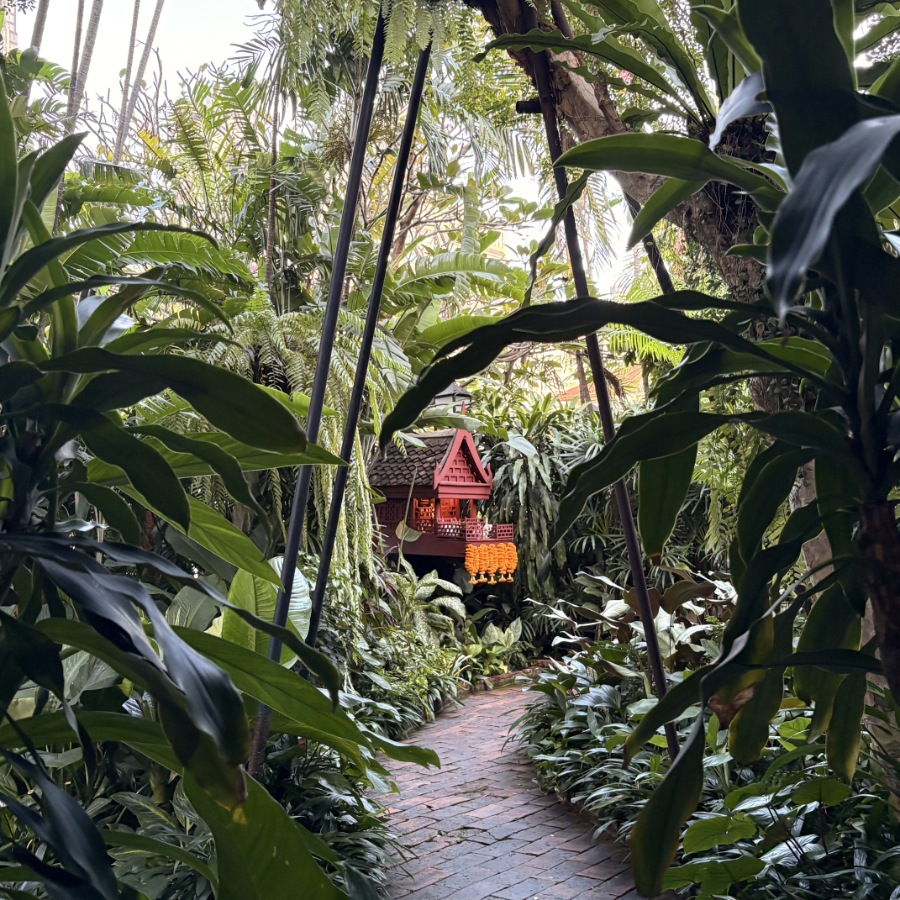
#> input picture tools/src/bangkok.png, 900 x 900 px
$ python import_images.py ../tools/src/bangkok.png
#> lines starting #> are read from the running program, lines starting #| are printed output that depends on the picture
### src146/rpc_reduce.py
#!/usr/bin/env python3
"""
Port of sketch_rpc_depth3_texture.pde to numpy, at panel resolution.

Same operation, same constants. This exists to (a) confirm the port is faithful
before any of it goes near the firmware, and (b) try out animation schemes
without a 20-second flash cycle in the loop.
"""

import numpy as np
from PIL import Image, ImageOps
from scipy.ndimage import uniform_filter1d

# ---- constants, straight out of the sketch ---------------------------------
Q_LOG_MAX, Q_LOG_MIN = 6.0, 1.0
SIGMA_MIN, SIGMA_MAX, SIGMA_GAMMA = 3.5, 35.0, 1.3
HUE_W_SAT, HUE_W_VAL = 0.08, 0.02
HUE_SIGMA_SCALE = 1.0
TEXTURE = 0.25
NOISE_SEED = 12345
REF_W = 900.0


def q_for_depth(d):
    e = Q_LOG_MAX - (Q_LOG_MAX - Q_LOG_MIN) * min(max(d, 0.0), 1.0)
    return max(1, int(round(2.0 ** e)))


def sigma_for_depth(d, W):
    s = SIGMA_MIN + (SIGMA_MAX - SIGMA_MIN) * (min(max(d, 0.0), 1.0) ** SIGMA_GAMMA)
    return s * (W / REF_W)


# ---- blur -------------------------------------------------------------------
def boxes_for_gauss(sigma, n=3):
    w_ideal = np.sqrt((12.0 * sigma * sigma / n) + 1.0)
    wl = int(np.floor(w_ideal))
    if wl % 2 == 0:
        wl -= 1
    wl = max(wl, 1)
    wu = wl + 2
    m_ideal = (12.0 * sigma * sigma - n * wl * wl - 4.0 * n * wl - 3.0 * n) / (-4.0 * wl - 4.0)
    m = int(round(m_ideal))
    return [wl if i < m else wu for i in range(n)]


def box_blur3(a, sigma):
    """Three box passes per axis, edges clamped. Same approximation the sketch
    uses, and the same one the device can afford (O(1) per pixel in sigma)."""
    if sigma <= 0:
        return a.copy()
    x = a.astype(np.float64, copy=True)
    for w in boxes_for_gauss(sigma):
        r = (w - 1) // 2
        if r < 1:
            continue
        x = uniform_filter1d(x, size=2 * r + 1, axis=1, mode="nearest")
        x = uniform_filter1d(x, size=2 * r + 1, axis=0, mode="nearest")
    return x


# ---- keys -------------------------------------------------------------------
def luminance(rgb):
    return 0.2126 * rgb[..., 0] + 0.7152 * rgb[..., 1] + 0.0722 * rgb[..., 2]


def _hsv(rgb):
    r, g, b = rgb[..., 0] / 255.0, rgb[..., 1] / 255.0, rgb[..., 2] / 255.0
    mx = np.maximum(r, np.maximum(g, b))
    mn = np.minimum(r, np.minimum(g, b))
    dl = mx - mn
    safe = np.where(dl == 0, 1.0, dl)
    hh = np.where(mx == r, ((g - b) / safe) / 6.0,
         np.where(mx == g, ((b - r) / safe + 2.0) / 6.0,
                           ((r - g) / safe + 4.0) / 6.0))
    hh = np.where(dl == 0, 0.0, hh)
    hh = np.where(hh < 0, hh + 1.0, hh)
    ss = np.where(mx == 0, 0.0, dl / np.where(mx == 0, 1.0, mx))
    return hh, ss, mx


def hue_term(rgb):
    hh, ss, vv = _hsv(rgb)
    t = hh + ss * HUE_W_SAT + vv * HUE_W_VAL
    return t / (1.0 + HUE_W_SAT + HUE_W_VAL)


def hue_field(rgb, sigma):
    """Hue averaged as a VECTOR, chroma-weighted. Averaging it as a number makes
    the mean of two deep reds come out cyan."""
    hh, ss, mx = _hsv(rgb)
    wgt = ss * mx
    ang = 2.0 * np.pi * hh
    cx = box_blur3(np.cos(ang) * wgt, sigma)
    sy = box_blur3(np.sin(ang) * wgt, sigma)
    a = np.arctan2(sy, cx)
    a = np.where(a < 0, a + 2.0 * np.pi, a)
    return a / (2.0 * np.pi)


def hash_noise(n, seed=NOISE_SEED):
    """The sketch's integer hash, so a stimulus regenerates bit-identically."""
    i = np.arange(n, dtype=np.uint64)
    x = i * np.uint64(0x9E3779B97F4A7C15) + np.uint64(seed) * np.uint64(0xBF58476D1CE4E5B9)
    x ^= x >> np.uint64(30); x *= np.uint64(0xBF58476D1CE4E5B9)
    x ^= x >> np.uint64(27); x *= np.uint64(0x94D049BB133111EB)
    x ^= x >> np.uint64(31)
    return ((x >> np.uint64(11)) & np.uint64(0xFFFFFF)).astype(np.float64) / 16777216.0


# ---- the operation ----------------------------------------------------------
def reduce(rgb, depth, texture=TEXTURE, field_extra=None, hue_extra=None, noise=None):
    """Depth-driven. Thin wrapper over reduce_qs."""
    return reduce_qs(rgb, q_for_depth(depth), sigma_for_depth(depth, rgb.shape[1]),
                     texture=texture, field_extra=field_extra, hue_extra=hue_extra,
                     noise=noise)


def reduce_qs(rgb, Q, sg, texture=TEXTURE, field_extra=None, hue_extra=None, noise=None):
    """One reduction. `field_extra` and `hue_extra` are the animation hooks:
    additive perturbations of the destination keys. Both leave the output an
    exact permutation of the input, because only the ORDER of destinations
    changes -- never the multiset of source pixels."""
    h, w = rgb.shape[:2]
    n = h * w

    lum = luminance(rgb)
    field = box_blur3(lum, sg)
    if field_extra is not None:
        field = field + field_extra

    ln = lum / 255.0
    if texture > 0:
        if noise is None:
            noise = hash_noise(n).reshape(h, w)
        ln = ln + texture * (noise - 0.5)
    # Q may be FRACTIONAL. floor(ln*Q) is well defined for a real Q -- it just
    # gives ceil(Q) bands, the last one narrower. At integer Q it reduces exactly
    # to the sketch. This is what makes the depth breath continuous: Q is
    # otherwise an integer and every step of it reshuffles the whole image.
    nb = int(np.ceil(Q - 1e-9))
    band = np.clip(np.floor(ln * Q).astype(np.int32), 0, nb - 1)

    skey = band + hue_term(rgb)
    src_idx = np.argsort(skey.ravel(), kind="stable")
    dst_idx = np.argsort(field.ravel(), kind="stable")

    # colour placement inside each band: keep the band's destination REGION
    # (defined by rank, so the depth ladder is untouched) but reorder the
    # positions in it by the blurred hue field, so colours gather into blobs.
    hf = hue_field(rgb, sg * HUE_SIGMA_SCALE)
    if hue_extra is not None:
        hf = np.mod(hf + hue_extra, 1.0)
    hfr = hf.ravel()
    counts = np.bincount(band.ravel(), minlength=nb)
    off = 0
    for k in range(nb):
        c = counts[k]
        if c > 1:
            sl = dst_idx[off:off + c]
            dst_idx[off:off + c] = sl[np.argsort(hfr[sl], kind="stable")]
        off += c

    out = np.empty((n, 3), dtype=np.uint8)
    out[dst_idx] = rgb.reshape(n, 3)[src_idx]
    return out.reshape(h, w, 3)


# ---- io ---------------------------------------------------------------------
# [15 lines left out: functions load_square, mask_disc, not called in this run]

### src146/import_images.py
#!/usr/bin/env python3
"""
Distil photographs into what the device renders from.

v0.3 stores ONE thing per photograph: the image itself, in RGB565, at panel
resolution. Nothing is summarised.

Earlier versions stored a 256-entry median-cut histogram, which was a mistake:
median cut allocates its boxes by pixel mass, so a small saturated accent (the
orange shrine in the Bangkok greenery) collapsed into one or two entries and
came out as a contour line instead of a region. Then v0.2 stored the whole
pixel list pre-sorted by luminance, which fixed the colour but only worked for
a GLOBAL permutation.

v0.3 permutes LOCALLY -- inside cells whose size grows with the reduction dial
-- so the sort has to happen on the device, per cell, per frame. That needs the
pixels in their original positions, not pre-sorted. Luminance is derived at load
time rather than stored: it is a pure function of the pixel.

Cost: 320*240*2 = 150 kB per photograph in flash. Six photographs, 900 kB.

Usage:  python3 tools/import_images.py tools/src/*.png > images.h
"""

import sys, os
from PIL import Image, ImageOps
import numpy as np
import rpc_reduce as R

W, H = 412, 412   # panel redondo Waveshare 1.46
PAL = 16

# --- miniaturas para la pantalla de las seis ---------------------------------
# La rejilla de la coleccion pintaba los seis campos REDUCIENDOLOS EN VIVO, seis
# veces por fotograma. Eso no es lento, es imposible: la pantalla se quedaba
# clavada. Y ademas no hace falta que sean el fotograma exacto -es una hoja de
# contactos, no el campo-, asi que se hornean aqui.
#
# Se hornea la REDUCCION, no la fotografia. Una miniatura sin reducir mentiria
# sobre lo que hay detras: enseñaria la foto que el aparato justamente no enseña.
#
# Tres peldanos, y en el aparato se elige el mas cercano a la profundidad que
# cada campo recuerda, para que la hoja de contactos diga tambien donde dejo
# cada campo quien lo miro.
# Cuadradas, porque en la rejilla se recortan en CIRCULO: la pantalla es un
# disco y los seis campos tambien deberian serlo.
# Un solo peldano, d = 0.80. Antes eran tres y se elegia el mas cercano a la
# profundidad recordada, pero eso hacia que la hoja de contactos cambiara de
# aspecto segun donde hubiera dejado cada cual el dial; para elegir campo lo que
# hace falta es que los seis se vean COMPARABLES entre si.
TH_W, TH_H = 68, 68
TH_DEPTHS = [0.80]
TH_TEXTURE = 0.10


def prepare(path):
    im = Image.open(path)
    im = ImageOps.exif_transpose(im).convert("RGB")
    # centre crop to the panel's aspect, then resize
    tw, th = W / H, im.width / im.height
    if th > tw:
        nw = int(im.height * tw)
        im = im.crop(((im.width - nw) // 2, 0, (im.width + nw) // 2, im.height))
    else:
        nh = int(im.width / tw)
        im = im.crop((0, (im.height - nh) // 2, im.width, (im.height + nh) // 2))
    return im.resize((W, H), Image.LANCZOS)


def palette_of(im):
    """16 colours, dark to light. ONLY for UI chrome -- bars, text, swatches.
    The field itself never touches this."""
    q = im.quantize(colors=PAL, method=Image.MEDIANCUT, dither=Image.NONE)
    raw = q.getpalette()[: PAL * 3]
    cols = [tuple(raw[i * 3 : i * 3 + 3]) for i in range(PAL)]
    cols.sort(key=lambda c: 0.2126 * c[0] + 0.7152 * c[1] + 0.0722 * c[2])
    return cols


def thumb_crop(path, w, h):
    """Recorte al aspecto de la celda, y a su tamano exacto: la reduccion se
    calcula al tamano en que se va a ver, no reescalada despues."""
    im = ImageOps.exif_transpose(Image.open(path)).convert("RGB")
    s = min(im.size)
    im = im.crop(((im.width - s) // 2, (im.height - s) // 2,
                  (im.width + s) // 2, (im.height + s) // 2))
    tw = w / h
    nh = im.height
    nw = int(nh * tw)
    if nw > im.width:
        nw = im.width
        nh = int(nw / tw)
    im = im.crop(((im.width - nw) // 2, (im.height - nh) // 2,
                  (im.width + nw) // 2, (im.height + nh) // 2))
    return np.asarray(im.resize((w, h), Image.LANCZOS), dtype=np.uint8)


def thumbs_of(path):
    """Un peldano por profundidad, con la MISMA operacion que corre en la placa."""
    src = thumb_crop(path, TH_W, TH_H)
    out = []
    for d in TH_DEPTHS:
        red = R.reduce(src, d, texture=TH_TEXTURE)
        a = red.astype(np.uint16)
        r, g, b = a[..., 0], a[..., 1], a[..., 2]
        out.append((((r >> 3) << 11) | ((g >> 2) << 5) | (b >> 3)).reshape(-1))
    return np.concatenate(out)


def rgb565_of(im):
    a = np.asarray(im, dtype=np.uint16)
    r, g, b = a[..., 0], a[..., 1], a[..., 2]
    return (((r >> 3) << 11) | ((g >> 2) << 5) | (b >> 3)).reshape(-1)


def emit(paths):
    names = [os.path.splitext(os.path.basename(p))[0] for p in paths]
    out = []
    out.append("// GENERATED by tools/import_images.py - do not edit by hand.")
    out.append("// Each field is the photograph itself, %dx%d, RGB565." % (W, H))
    out.append("#pragma once")
    out.append("#include <stdint.h>")
    out.append("")
    out.append("#define IMG_W %d" % W)
    out.append("#define IMG_H %d" % H)
    out.append("#define IMG_COUNT %d" % len(paths))
    out.append("")
    out.append("// Miniaturas de la hoja de contactos: la REDUCCION horneada, no la foto.")
    out.append("#define IMG_TH_W %d" % TH_W)
    out.append("#define IMG_TH_H %d" % TH_H)
    out.append("#define IMG_TH_LEVELS %d" % len(TH_DEPTHS))
    out.append("static const float IMG_TH_DEPTH[IMG_TH_LEVELS] = { %s };"
               % ", ".join("%.2ff" % d for d in TH_DEPTHS))
    out.append("")
    out.append("// Las fotografias se DEFINEN una sola vez, en la unidad de compilacion")
    out.append("// que define IMAGES_DEFINE (field.cpp). En las demas solo se declaran.")
    out.append("// Con `static const` cada .cpp que incluia esto se llevaba su propia")
    out.append("// copia: 2 MB de fotos ocupaban 4 MB de flash y el binario no cabia.")
    out.append("struct ImgField { const uint32_t *pal; const uint16_t *rgb;")
    out.append("                  const uint16_t *thumb; const char *source; };")
    out.append("#ifdef IMAGES_DEFINE")
    out.append("#define IMG_DEF")
    out.append("#else")
    out.append("#define IMG_DEF extern")
    out.append("#endif")
    out.append("")

    for name, path in zip(names, paths):
        im = prepare(path)
#> in prepare, im is the input picture: PIL image 900x900 RGB; mean R, G, B 87.4, 91, 75.4
        cols = palette_of(im)
#> in palette_of, `q = im.quantize(colors=PAL, method=Image.MEDIANCUT, dither=Image.NONE)`:
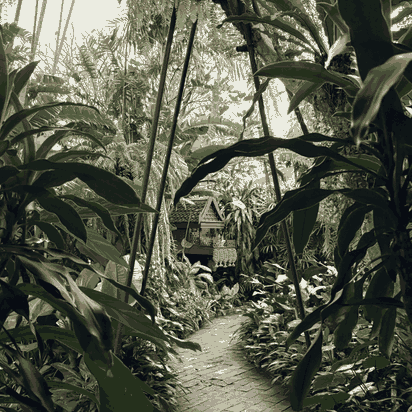
#> q: PIL image 412x412 P; mean R, G, B 86.6, 90.3, 74.8
#> in palette_of, `raw = q.getpalette()[: PAL * 3]`: raw = 48 values, max 236 at index 1, min 8 at index 45, mean 82.79
#> in palette_of, `cols = [tuple(raw[i * 3 : i * 3 + 3]) for i in range(PAL)]`: cols = [(235, 236, 225), (191, 190, 166), (168, 163, 144), (141, 147, 114), (128, 122, 98), (103, 107, 80), (85, 94, 65), (71, 77, 55), (64, 62, 50), (48, 54, 38), (37, 48, 28), (33, 35, 30), (23, 32, 25), (18, 25, 24), (14, 21, 22), (8, 12, 18)]
#> cols = [(8, 12, 18), (14, 21, 22), (18, 25, 24), (23, 32, 25), (33, 35, 30), (37, 48, 28), (48, 54, 38), (64, 62, 50), (71, 77, 55), (85, 94, 65), (103, 107, 80), (128, 122, 98), (141, 147, 114), (168, 163, 144), (191, 190, 166), (235, 236, 225)]
        rgb = rgb565_of(im)
#> in rgb565_of, `r, g, b = a[..., 0], a[..., 1], a[..., 2]`:
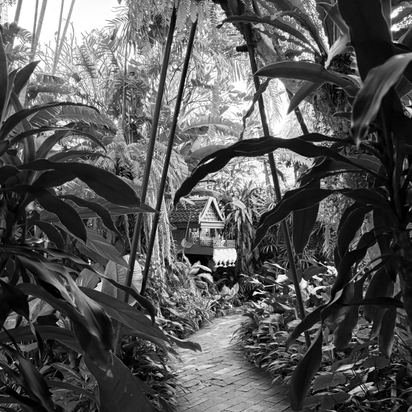
#> r: shape (412, 412) uint16; min 0, max 255, mean 87.4
#> in rgb565_of, `r, g, b = a[..., 0], a[..., 1], a[..., 2]`:
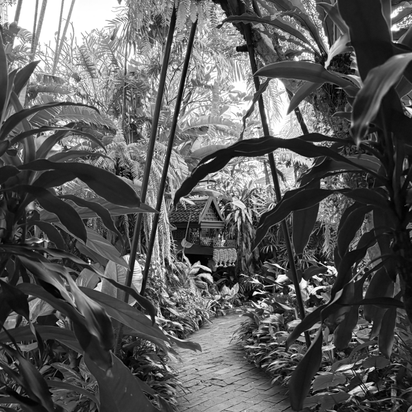
#> g: shape (412, 412) uint16; min 0, max 255, mean 91
#> in rgb565_of, `r, g, b = a[..., 0], a[..., 1], a[..., 2]`:
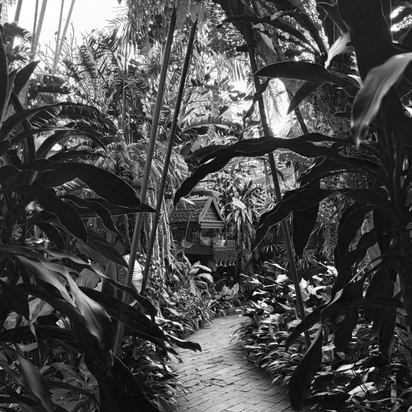
#> b: shape (412, 412) uint16; min 0, max 255, mean 75.4
        th = thumbs_of(path)
#> in thumb_crop, `return np.asarray(im.resize((w, h), Image.LANCZOS), dtype=np.uint8)`:
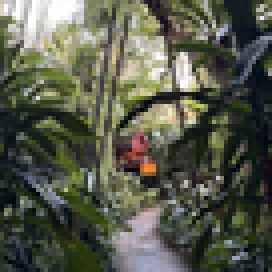
#> returned value: shape (68, 68, 3) (shown 4 times larger); mean of channels 0, 1, 2 87.4, 91, 75.4; drawn as R, G, B
#> the loop in thumbs_of, `for d in TH_DEPTHS:` made 1 pass
#> pass 1, in reduce_qs, `lum = luminance(rgb)`:
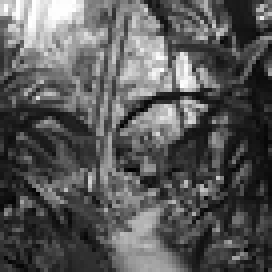
#> lum: shape (68, 68) float64 (shown 4 times larger); min 0.505, max 255, mean 89.1
#> pass 1, in reduce_qs, `field = box_blur3(lum, sg)`:
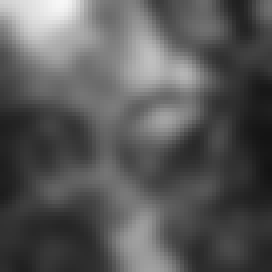
#> field: shape (68, 68) float64 (shown 4 times larger); min 19.7, max 247.5, mean 89
#> after the loop in thumbs_of, `for d in TH_DEPTHS:`: out = 1 item
#> th = 4624 values, max 65535 at index 1, min 0 at index 673, mean 22197.7

        out.append("// --- %s ---" % name)
        out.append("#ifdef IMAGES_DEFINE")
        out.append("const uint32_t IMG_PAL_%s[16] = {" % name.upper())
        for i in range(0, 16, 8):
            out.append("  %s," % ", ".join("0x%02x%02x%02x" % c for c in cols[i : i + 8]))
#> after the loop, out = 32 items
        out.append("};")
        out.append("const uint16_t IMG_RGB_%s[IMG_W * IMG_H] = {" % name.upper())
        for i in range(0, rgb.size, 24):
            out.append("  " + ",".join("0x%04x" % v for v in rgb[i : i + 24]) + ",")
#> after the loop, out = 7107 items
        out.append("};")
        out.append("const uint16_t IMG_TH_%s[IMG_TH_LEVELS * IMG_TH_W * IMG_TH_H] = {" % name.upper())
        for i in range(0, th.size, 24):
            out.append("  " + ",".join("0x%04x" % v for v in th[i : i + 24]) + ",")
#> after the loop, out = 7302 items
        out.append("};")
        out.append("#else")
        out.append("extern const uint32_t IMG_PAL_%s[16];" % name.upper())
        out.append("extern const uint16_t IMG_RGB_%s[IMG_W * IMG_H];" % name.upper())
        out.append("extern const uint16_t IMG_TH_%s[IMG_TH_LEVELS * IMG_TH_W * IMG_TH_H];" % name.upper())
        out.append("#endif")
        out.append("")

    out.append("#ifdef IMAGES_DEFINE")
    out.append("extern const ImgField IMAGES[IMG_COUNT] = {")   # extern: en C++ un const global es interno por defecto
    for name in names:
        out.append('  { IMG_PAL_%s, IMG_RGB_%s, IMG_TH_%s, "%s" },'
                   % (name.upper(), name.upper(), name.upper(), name))
#> after the loop, out = 7312 items
    out.append("};")
    out.append("#else")
    out.append("extern const ImgField IMAGES[IMG_COUNT];")
    out.append("#endif")
    return "\n".join(out)


if __name__ == "__main__":
    print(emit(sys.argv[1:]))

$ run again, on tools/src/fuji.png
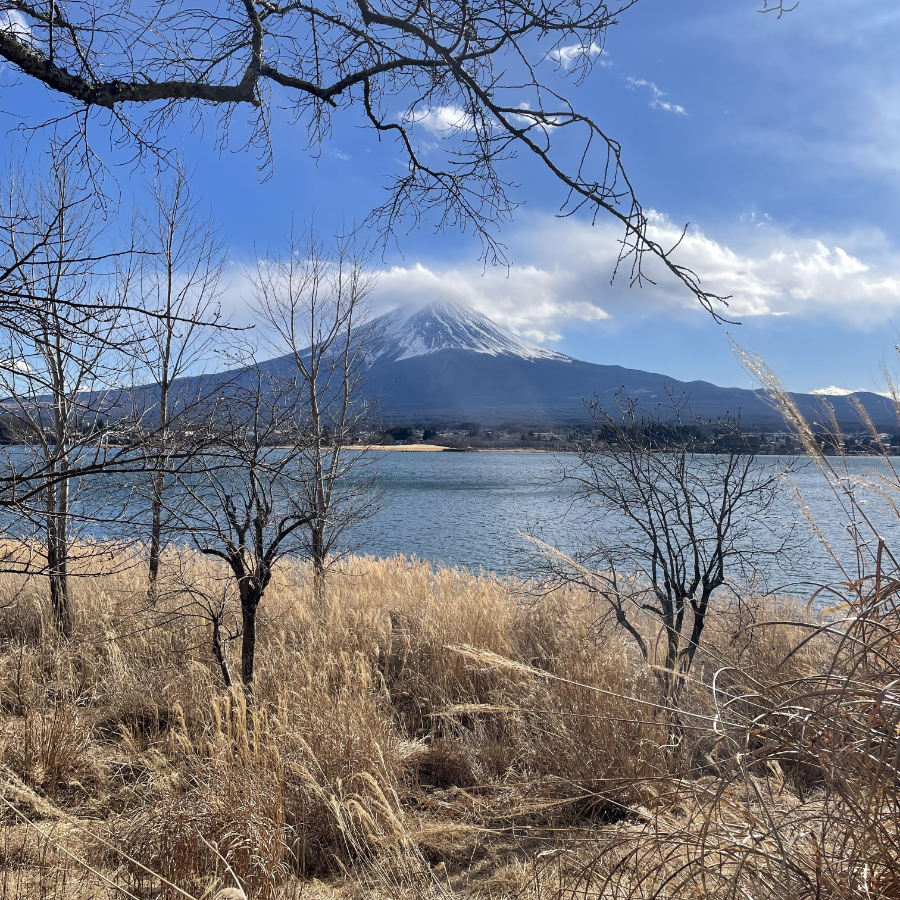
#> input picture tools/src/fuji.png, 900 x 900 px
#> in prepare, im is the input picture: PIL image 900x900 RGB; mean R, G, B 117.7, 125.1, 142.4
#> in palette_of, `q = im.quantize(colors=PAL, method=Image.MEDIANCUT, dither=Image.NONE)`:
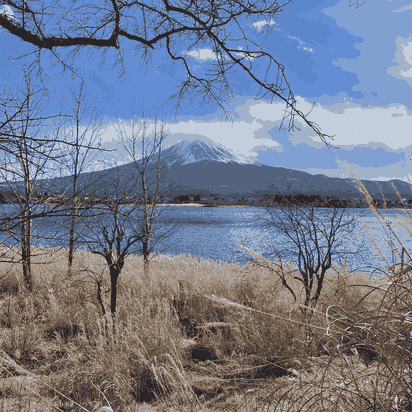
#> q: PIL image 412x412 P; mean R, G, B 116, 124, 142.5
#> raw = 48 values, max 220 at index 2, min 35 at index 46, mean 126
#> in palette_of, `cols = [tuple(raw[i * 3 : i * 3 + 3]) for i in range(PAL)]`: cols = [(195, 205, 220), (161, 178, 200), (169, 162, 156), (128, 160, 209), (158, 141, 123), (117, 142, 182), (100, 141, 211), (94, 135, 203), (138, 121, 104), (123, 102, 84), (95, 118, 156), (83, 98, 125), (102, 82, 68), (72, 81, 99), (70, 61, 60), (40, 35, 39)]
#> in emit, `cols = palette_of(im)`: cols = [(40, 35, 39), (70, 61, 60), (72, 81, 99), (102, 82, 68), (83, 98, 125), (123, 102, 84), (95, 118, 156), (138, 121, 104), (94, 135, 203), (100, 141, 211), (117, 142, 182), (158, 141, 123), (128, 160, 209), (169, 162, 156), (161, 178, 200), (195, 205, 220)]
#> the loop in thumbs_of, `for d in TH_DEPTHS:` made 1 pass
#> pass 1, in reduce_qs, `field = box_blur3(lum, sg)`:
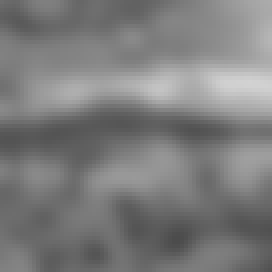
#> field: shape (68, 68) float64 (shown 4 times larger); min 76, max 210.1, mean 124.8
#> after the loop in thumbs_of, `for d in TH_DEPTHS:`: out = 1 item
#> in emit, `th = thumbs_of(path)`: th = 4624 values, max 65503 at index 1465, min 2081 at index 2189, mean 30243.3
#> after the loop in emit, `for i in range(0, 16, 8):`: out = 32 items
#> after the loop in emit, `for i in range(0, rgb.size, 24):`: out = 7107 items
#> after the loop in emit, `for i in range(0, th.size, 24):`: out = 7302 items
#> after the loop in emit, `for name in names:`: out = 7312 items
